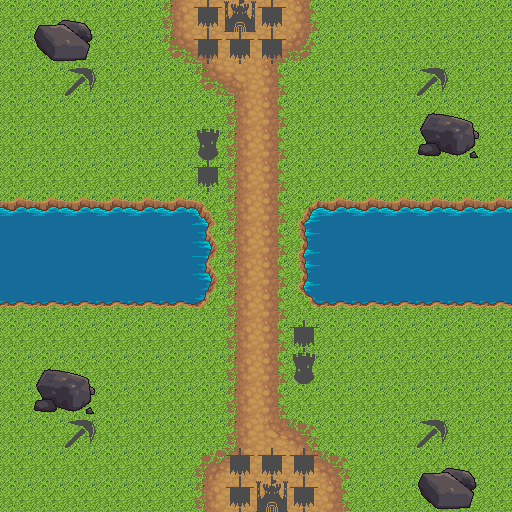

The image is a tile-based game level rendered from a .tmx file. Its description and complete source (layers, tilesets, objects, tile grids) follow:
An orthogonal 16x16 tile map with 32x32 px tiles, 4 tile layers (Ground, Decoration, Obstacles, Landmarks), 2 tilesets and 2 objects (1, 2).

<map version="1.10" tiledversion="1.10.2" orientation="orthogonal" renderorder="right-down" width="16" height="16" tilewidth="32" tileheight="32" infinite="0" nextlayerid="6" nextobjectid="27">
 <editorsettings>
  <export target="testmap.json" format="json" />
 </editorsettings>
 <tileset firstgid="1" name="tileset" tilewidth="32" tileheight="32" margin="10" tilecount="896" columns="32">
  <image source="tilesets/tileset.png" trans="ff00ff" width="1044" height="934" />
 </tileset>
 <tileset firstgid="897" name="mapicons" tilewidth="32" tileheight="32" margin="9" tilecount="9" columns="3">
  <image source="tilesets/mapicons.png" trans="ff00ff" width="120" height="120" />
  <tile id="0">
   <properties>
    <property name="name" value="Stronghold" />
   </properties>
  </tile>
  <tile id="1">
   <properties>
    <property name="name" value="Resource Node" />
   </properties>
  </tile>
  <tile id="2">
   <properties>
    <property name="name" value="Rally Point" />
   </properties>
  </tile>
  <tile id="3">
   <properties>
    <property name="name" value="Outpost" />
   </properties>
  </tile>
  <tile id="4">
   <properties>
    <property name="name" value="Interest Point" />
   </properties>
  </tile>
  <tile id="6">
   <properties>
    <property name="name" value="Camp" />
   </properties>
  </tile>
 </tileset>
 <layer id="1" name="Ground" width="16" height="16">
  <data encoding="csv">
299,299,299,299,299,299,299,299,299,299,299,299,299,299,299,299,
299,299,299,299,299,299,299,299,299,299,299,299,299,299,299,299,
299,299,299,299,299,299,299,299,299,299,299,299,299,299,299,299,
299,299,299,299,299,299,299,299,299,299,299,299,299,299,299,299,
299,299,299,299,299,299,299,299,299,299,299,299,299,299,299,299,
299,299,299,299,299,299,299,299,299,299,299,299,299,299,299,299,
299,299,299,299,299,299,299,299,299,299,299,299,299,299,299,299,
299,299,299,299,299,299,299,299,299,299,299,299,299,299,299,299,
299,299,299,299,299,299,299,299,299,299,299,299,299,299,299,299,
299,299,299,299,299,299,299,299,299,299,299,299,299,299,299,299,
299,299,299,299,299,299,299,299,299,299,299,299,299,299,299,299,
299,299,299,299,299,299,299,299,299,299,299,299,299,299,299,299,
299,299,299,299,299,299,299,299,299,299,299,299,299,299,299,299,
299,299,299,299,299,299,299,299,299,299,299,299,299,299,299,299,
299,299,299,299,299,299,299,299,299,299,299,299,299,299,299,299,
299,299,299,299,299,299,299,299,299,299,299,299,299,299,299,299
</data>
 </layer>
 <layer id="3" name="Decoration" width="16" height="16">
  <data encoding="csv">
0,0,0,0,0,97,98,98,98,99,0,0,0,0,0,0,
0,0,0,0,0,129,3,98,2,131,0,0,0,0,0,0,
0,0,0,0,0,0,129,3,99,0,0,0,0,0,0,0,
0,0,0,0,0,0,0,97,99,0,0,0,0,0,0,0,
0,0,0,0,0,0,0,97,99,0,0,0,0,0,0,0,
0,0,0,0,0,0,0,97,99,0,0,0,0,0,0,0,
0,0,0,0,0,0,0,97,99,0,0,0,0,0,0,0,
0,0,0,0,0,0,0,97,99,0,0,0,0,0,0,0,
0,0,0,0,0,0,0,97,99,0,0,0,0,0,0,0,
0,0,0,0,0,0,0,97,99,0,0,0,0,0,0,0,
0,0,0,0,0,0,0,97,99,0,0,0,0,0,0,0,
0,0,0,0,0,0,0,97,99,0,0,0,0,0,0,0,
0,0,0,0,0,0,0,97,99,0,0,0,0,0,0,0,
0,0,0,0,0,0,0,97,34,67,0,0,0,0,0,0,
0,0,0,0,0,0,65,35,98,34,67,0,0,0,0,0,
0,0,0,0,0,0,97,98,98,98,99,0,0,0,0,0
</data>
 </layer>
 <layer id="2" name="Obstacles" width="16" height="16">
  <data encoding="csv">
0,699,700,0,0,0,0,0,0,0,0,0,0,0,0,0,
0,731,732,0,0,0,0,0,0,0,0,0,0,0,0,0,
0,0,0,0,0,0,0,0,0,0,0,0,0,0,0,0,
0,0,0,0,0,0,0,0,0,0,0,0,0,697,698,0,
0,0,0,0,0,0,0,0,0,0,0,0,0,729,730,0,
0,0,0,0,0,0,0,0,0,0,0,0,0,0,0,0,
93,93,93,93,93,93,94,0,0,92,93,93,93,93,93,93,
125,125,125,125,125,125,126,0,0,124,125,125,125,125,125,125,
125,125,125,125,125,125,126,0,0,124,125,125,125,125,125,125,
157,157,157,157,157,157,158,0,0,156,157,157,157,157,157,157,
0,0,0,0,0,0,0,0,0,0,0,0,0,0,0,0,
0,697,698,0,0,0,0,0,0,0,0,0,0,0,0,0,
0,729,730,0,0,0,0,0,0,0,0,0,0,0,0,0,
0,0,0,0,0,0,0,0,0,0,0,0,0,0,0,0,
0,0,0,0,0,0,0,0,0,0,0,0,0,699,700,0,
0,0,0,0,0,0,0,0,0,0,0,0,0,731,732,0
</data>
 </layer>
 <layer id="4" name="Landmarks" width="16" height="16">
  <data encoding="csv">
0,0,0,0,0,0,899,897,899,0,0,0,0,0,0,0,
0,0,0,0,0,0,899,899,899,0,0,0,0,0,0,0,
0,0,898,0,0,0,0,0,0,0,0,0,0,898,0,0,
0,0,0,0,0,0,0,0,0,0,0,0,0,0,0,0,
0,0,0,0,0,0,900,0,0,0,0,0,0,0,0,0,
0,0,0,0,0,0,899,0,0,0,0,0,0,0,0,0,
0,0,0,0,0,0,0,0,0,0,0,0,0,0,0,0,
0,0,0,0,0,0,0,0,0,0,0,0,0,0,0,0,
0,0,0,0,0,0,0,0,0,0,0,0,0,0,0,0,
0,0,0,0,0,0,0,0,0,0,0,0,0,0,0,0,
0,0,0,0,0,0,0,0,0,899,0,0,0,0,0,0,
0,0,0,0,0,0,0,0,0,900,0,0,0,0,0,0,
0,0,0,0,0,0,0,0,0,0,0,0,0,0,0,0,
0,0,898,0,0,0,0,0,0,0,0,0,0,898,0,0,
0,0,0,0,0,0,0,899,899,899,0,0,0,0,0,0,
0,0,0,0,0,0,0,899,897,899,0,0,0,0,0,0
</data>
 </layer>
 <objectgroup id="5" name="PlayerStart">
  <object id="4" name="1" x="256" y="480" width="32" height="32" />
  <object id="5" name="2" x="224" y="0" width="32" height="32" />
 </objectgroup>
</map>